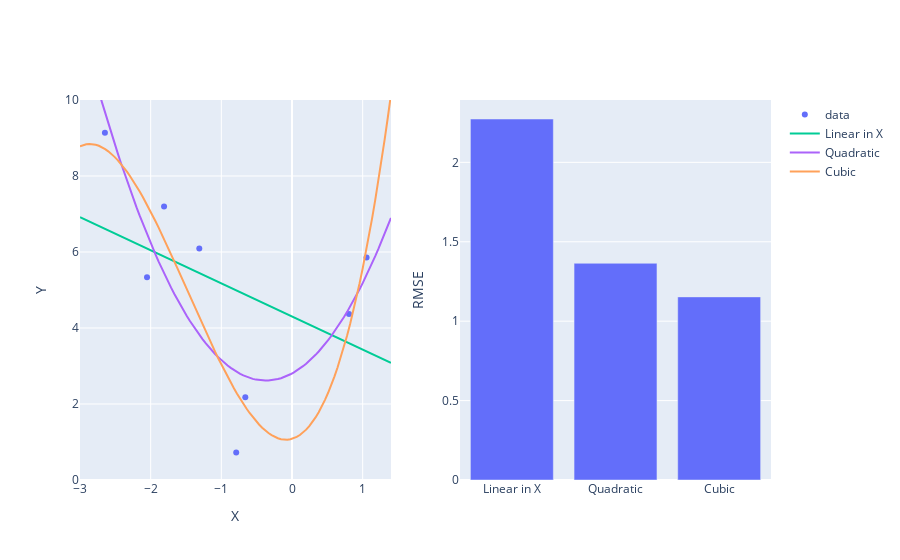

The cell this chart's notebook holds for it:
### Code cell
model = LinearRegression()
model.fit(phi_polynomials(data[["X"]].to_numpy(), p=3), data[["Y"]])
evaluate_model("Cubic", model, lambda x: phi_polynomials(x, p=3), models)
